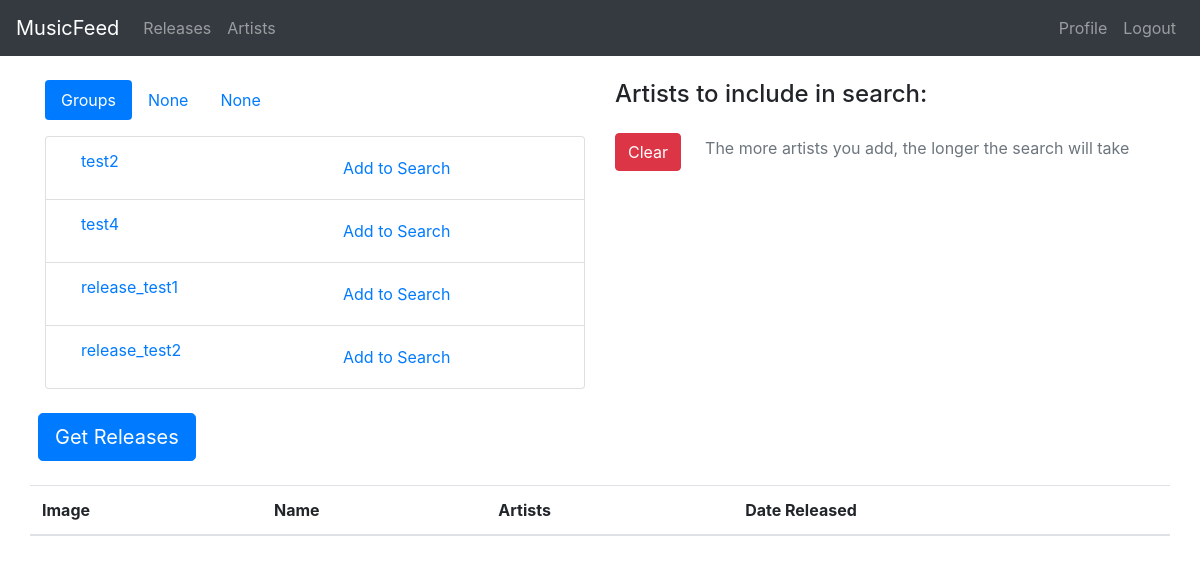
The app's page /releases/ (signed in), older data.
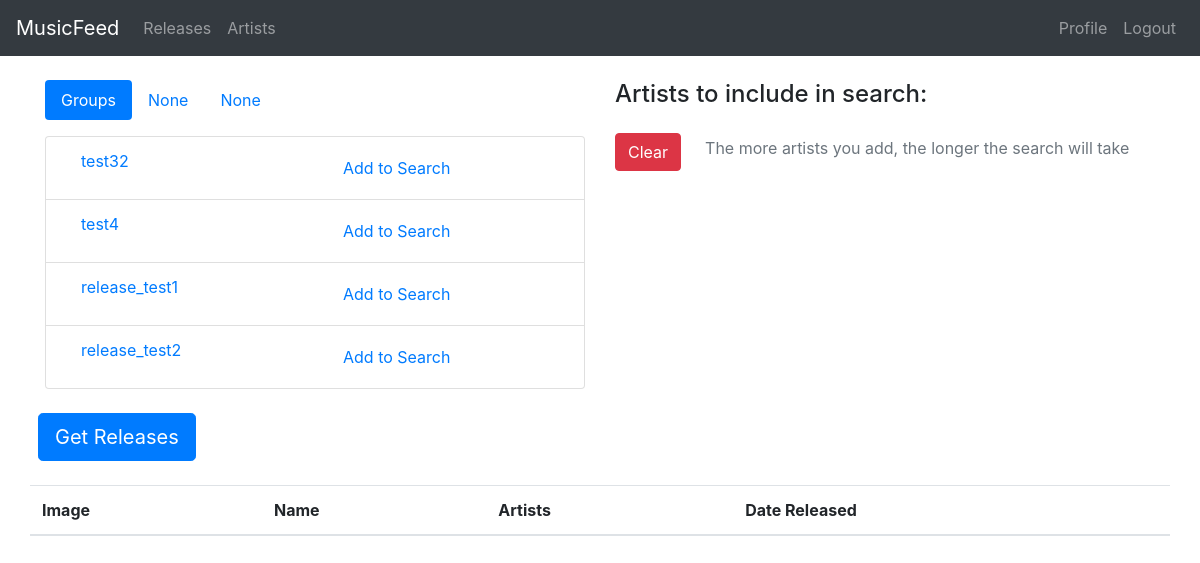
The same page, newer data.
### feed/models.py (models this page shows, shortened)
class ArtistGroup(models.Model):
    name = models.CharField(max_length=50)
    artists = models.ManyToManyField(Artist)
    author = models.ForeignKey(User, on_delete=models.CASCADE)

### feed/views.py (the view)
# urls.py: path('releases/', views.releases, name='feed-releases'),
def releases(request):
    context = {
        'title':'Releases'
    }
    context['artistgroups'] = request.user.artistgroup_set.all()
    return render(request, 'feed/releases.html', context)

### feed/templates/feed/releases.html (shortened to what this page needs)
{% extends "feed/base.html" %}
{% block content %}
    <div class="row">
        <div class="col-12 col-md-6 mb-4 release-search-setup">
            <ul class="nav nav-pills mb-3" id="pills-tab" role="tablist">
                <li class="nav-item">
                    <a class="nav-link active" id="pills-home-tab" data-toggle="pill" href="#pills-home" role="tab" aria-controls="pills-home" aria-selected="true">Groups</a>
                </li>
                <li class="nav-item">
                    <a class="nav-link" id="pills-profile-tab" data-toggle="pill" href="#pills-profile" role="tab" aria-controls="pills-profile" aria-selected="false">None</a>
                </li>
                <li class="nav-item">
                    <a class="nav-link" id="pills-contact-tab" data-toggle="pill" href="#pills-contact" role="tab" aria-controls="pills-contact" aria-selected="false">None</a>
                </li>
            </ul>
                <div class="tab-content" id="pills-tabContent">
                    <div class="tab-pane fade show active" id="pills-home" role="tabpanel" aria-labelledby="pills-home-tab">
                        <div class="list-group">
                            {% for group in artistgroups %}
                                <li class="list-group-item">
                                    <div class="container">
                                        <div class="row">
                                            <div class="col">
                                                <a href="#">{{ group.name }}</a>
                                            </div>
                                            <div class="d-flex col align-items-center">
                                                <button type="button" class="btn btn-link add-group-button" data-group-id="{{ group.id }}" id="addGroupToForm">Add to Search</button>
                                            </div>
                                        </div>
                                    </div>
                                </li>
                            {% endfor %}
                        </div>
                    </div>
            </div>
        </div>
        <div class="col-12 col-md-6 mb-4 release-search-setup">
            <h4>Artists to include in search:</h4>
            <div class="d-flex align-items-center">
                <button class="btn btn-danger btn-small mt-2 mr-4" id="clearAddedArtists">Clear</button>
                <footer class="text-muted">The more artists you add, the longer the search will take</footer>
            </div>
        </div>
    </div>
    <div class="row mb-4">
        <form id="getReleasesForm">
            <button class="btn btn-primary btn-lg ml-2" id="getRealeasesButton" type="submit">Get Releases</button>
        </form>
    </div>
    <div class="row">
        <table class="table">
            <thead>
              <tr>
                <th scope="col">Image</th>
                <th scope="col">Name</th>
                <th scope="col">Artists</th>
                <th scope="col">Date Released</th>
              </tr>
            </thead>
          </table>
    </div>
{% endblock content %}

Row changes from the older to the newer data that the page shows:
changed ArtistGroup: name "test2" → "test32"
